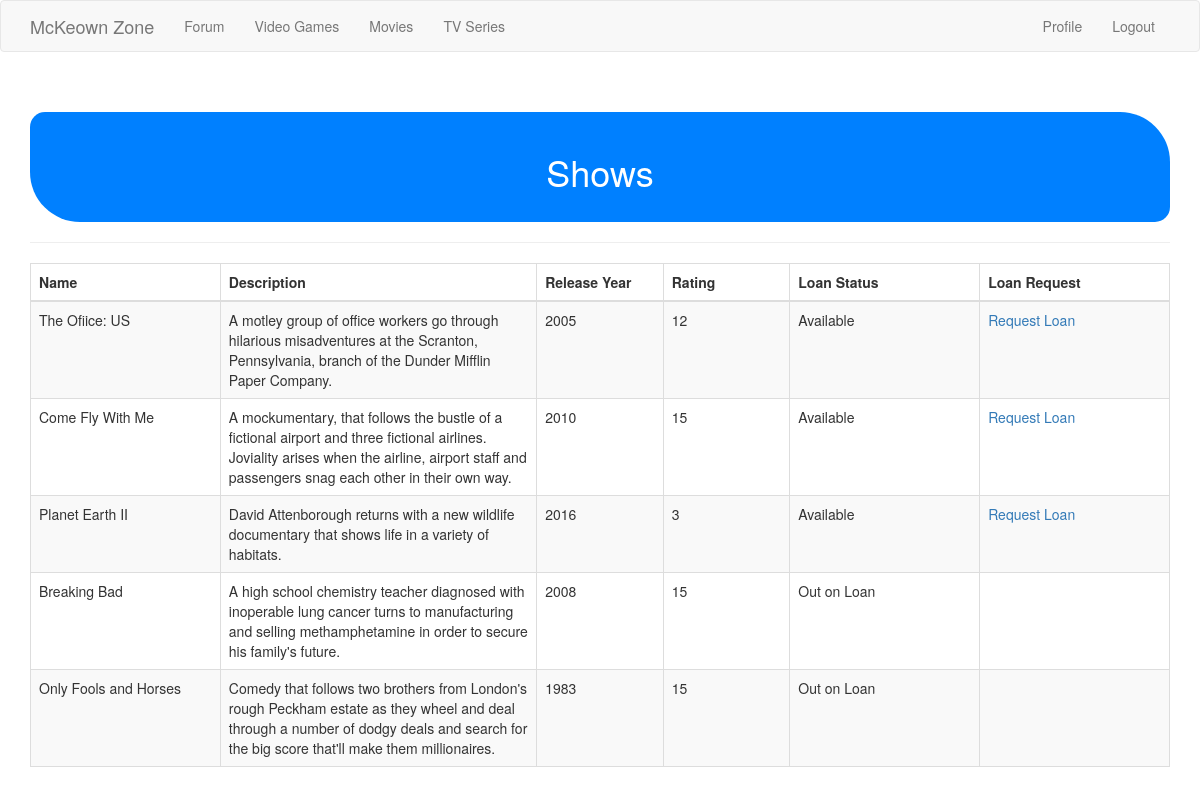
/shows (signed in), run on the app's committed database.
### app/models.py (models this page shows, shortened)
class Show(UserMixin, db.Model):
	id = db.Column(db.Integer, primary_key=True)
	name = db.Column(db.String(50))
	description = db.Column(db.String(250))
	release_year = db.Column(db.Integer)
	rating = db.Column(db.Integer)
	loan_status = db.Column(db.String(150))
	last_update = db.Column(db.DateTime, default=datetime.utcnow)
	requested_show = db.relationship(
 		'Show',
	secondary=show_requests,
	primaryjoin=(show_requests.c.requester_id == id),
	secondaryjoin=(show_requests.c.requested_id == id),
	backref=db.backref('requesters', lazy='dynamic'),
	lazy='dynamic')

### app/routes.py (the view)
@app.route('/shows')
@login_required
def shows():
	shows = Show.query.all()
	return render_template ('shows.html', shows=shows, title="Shows")

### app/models.py (called while the page is built)
@login.user_loader
def load_user(id):
	return User.query.get(int(id));

### app/routes.py (called while the page is built)
@app.before_request
def before_request():
	if current_user.is_authenticated:
		current_user.last_seen = datetime.utcnow()
		db.session.commit()

### app/templates/shows.html (shortened to what this page needs)
{% import "bootstrap/utils.html" as utils %}
{% extends "base.html" %}
{% block app_content %}
<div class="content-section">
  <div class="outer">
    <div class="middle">
      <div class="inner">
        <br/>
        <br/>
        <div class="roundedcornershapes">
        <h1 style="text-align:center;">Shows</h1></div>
        {% if shows %}
          <hr class="intro-divider">
          <div class="center">
            <table class="table table-striped table-bordered">
              <thead>
                <tr>
                  <th width="15%"> Name </th>
                  <th width="25%"> Description </th>
                  <th width="10%"> Release Year </th>
                  <th width="10%"> Rating </th>
                  <th width="15%"> Loan Status </th>
                  <th width="15%"> Loan Request </th>
                </tr>
              </thead>
              <tbody>
              {% for show in shows %}
              <tr>
                <td> {{ show.name }} </td>
                <td> {{ show.description }} </td>
                <td> {{ show.release_year }} </td>
                <td> {{ show.rating }} </td>
                <td> {{ show.loan_status }} </td>
                <td>
                  {% if show.loan_status == "Available"  %}
                    <a href="{{ url_for('showloan', id=show.id) }}">
                       Request Loan
                    </a>
                    {% endif %}
              </td>
                </tr>
              {% endfor %}
              </tbody>
            </table>
          </div>
        {% else %}
          <div style="text-align: center">
            <h3> No Shows have been added. </h3>
            <hr class="intro-divider">
        {% endif %}
      </div>
    </div>
  </div>
</div>
{% endblock %}

### app/static/styles/style.css (style rules this page uses)
.roundedcornershapes { border-radius: 15px 50px; background: #0080FF; padding: 20px; width: 100%; height: 100%; color: white; }

### data on the page
Show: name "The Ofiice: US", description "A motley group of office workers go through hilarious misadventures at the Scranton, Pennsylvania, branch of the Dunder Mifflin Paper Company.", release_year "2005", rating "12", loan_status "Available"
Show: name "Come Fly With Me", description "A mockumentary, that follows the bustle of a fictional airport and three fictional airlines. Joviality arises when the airline, airport staff and passengers snag each other in their own way.", release_year "2010", rating "15", loan_status "Available"
Show: name "Planet Earth II", description "David Attenborough returns with a new wildlife documentary that shows life in a variety of habitats.", release_year "2016", rating "3", loan_status "Available"
Show: name "Breaking Bad", description "A high school chemistry teacher diagnosed with inoperable lung cancer turns to manufacturing and selling methamphetamine in order to secure his family's future.", release_year "2008", rating "15", loan_status "Out on Loan"
Show: name "Only Fools and Horses", description "Comedy that follows two brothers from London's rough Peckham estate as they wheel and deal through a number of dodgy deals and search for the big score that'll make them millionaires.", release_year "1983", rating "15", loan_status "Out on Loan"
